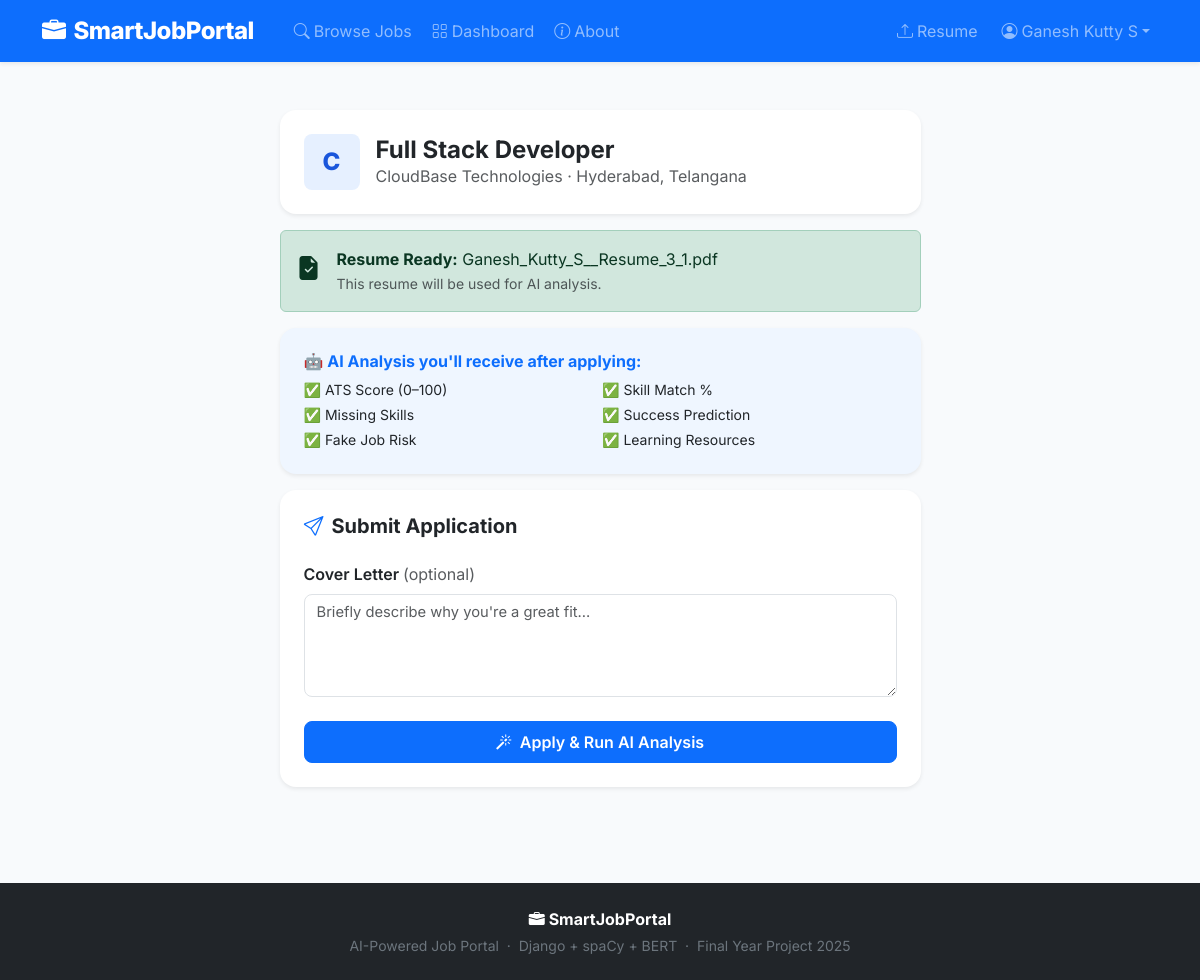
/jobs/2/apply/ (signed in), run on the app's committed database.
### jobportal/models.py (models this page shows, shortened)
class Job(models.Model):
    EMPLOYMENT_TYPES = [
        ('full_time','Full Time'), ('part_time','Part Time'),
        ('internship','Internship'), ('contract','Contract'), ('remote','Remote'),
    ]
    title               = models.CharField(max_length=200)
    company             = models.CharField(max_length=200)
    company_email       = models.EmailField()
    company_website     = models.URLField(blank=True)
    location            = models.CharField(max_length=100)
    employment_type     = models.CharField(max_length=20, choices=EMPLOYMENT_TYPES, default='full_time')
    description         = models.TextField()
    requirements        = models.TextField(blank=True)
    skills_required     = models.TextField()
    experience_required = models.CharField(max_length=50, default='0-1 years')
    salary_min          = models.PositiveIntegerField(default=0)
    salary_max          = models.PositiveIntegerField(default=0)
    posted_by           = models.ForeignKey(User, on_delete=models.CASCADE, related_name='posted_jobs')
    is_active           = models.BooleanField(default=True)
    posted_at           = models.DateTimeField(auto_now_add=True)
    deadline            = models.DateField(null=True, blank=True)
    fake_probability    = models.FloatField(default=0.0)
    fake_reasons        = models.TextField(blank=True)
    class Meta:
        ordering = ['-posted_at']

class UserProfile(models.Model):
    user        = models.OneToOneField(User, on_delete=models.CASCADE, related_name='profile')
    phone       = models.CharField(max_length=15, blank=True)
    location    = models.CharField(max_length=100, blank=True)
    bio         = models.TextField(blank=True)
    resume      = models.FileField(upload_to='resumes/', blank=True, null=True)
    resume_text = models.TextField(blank=True)
    skills      = models.TextField(blank=True)
    created_at  = models.DateTimeField(auto_now_add=True)
    updated_at  = models.DateTimeField(auto_now=True)

### jobportal/views.py (the view, shortened to what this page needs)
# urls.py: path('jobs/<int:job_id>/apply/',       views.apply_job,       name='apply_job'),
@login_required
def apply_job(request, job_id):
    job  = get_object_or_404(Job, id=job_id, is_active=True)
    prof, _ = UserProfile.objects.get_or_create(user=request.user)
    if Application.objects.filter(applicant=request.user,job=job).exists():
        messages.info(request,'You already applied.'); return redirect('job_detail',job_id=job.id)
    if not prof.resume:
        messages.warning(request,'Upload your resume first.'); return redirect('upload_resume')
    return render(request,'jobportal/apply_job.html',{'job':job,'profile':prof})

### templates/jobportal/apply_job.html (shortened to what this page needs)
{% extends 'base.html' %}{% block title %}Apply – {{ job.title }}{% endblock %}
{% block content %}
<div class="container py-5"><div class="row justify-content-center"><div class="col-md-7">
  <div class="card border-0 shadow-sm rounded-4 p-4 mb-3">
    <div class="d-flex gap-3 align-items-center">
      <div class="rounded-3 bg-primary bg-opacity-10 d-flex align-items-center justify-content-center flex-shrink-0 fw-800 fs-4" style="width:56px;height:56px;color:#1a56db">{{ job.company.0|upper }}</div>
      <div><h4 class="fw-700 mb-0">{{ job.title }}</h4><span class="text-muted">{{ job.company }} · {{ job.location }}</span></div>
    </div>
  </div>
  {% if profile.resume %}
  <div class="alert alert-success d-flex gap-3 align-items-start mb-3"><i class="bi bi-file-earmark-check-fill fs-4 mt-1"></i><div><strong>Resume Ready:</strong> {{ profile.resume.name|slice:"8:" }}<br><small class="text-muted">This resume will be used for AI analysis.</small></div></div>
  {% else %}
  <div class="alert alert-danger mb-3"><i class="bi bi-exclamation-triangle me-2"></i>No resume uploaded. <a href="{% url 'upload_resume' %}">Upload your resume first.</a></div>
  {% endif %}
  <div class="card border-0 shadow-sm rounded-4 p-4 mb-3" style="background:#eff6ff">
    <h6 class="fw-700 text-primary mb-2">🤖 AI Analysis you'll receive after applying:</h6>
    <div class="row g-1 small">
      <div class="col-6">✅ ATS Score (0–100)</div><div class="col-6">✅ Skill Match %</div>
      <div class="col-6">✅ Missing Skills</div><div class="col-6">✅ Success Prediction</div>
      <div class="col-6">✅ Fake Job Risk</div><div class="col-6">✅ Learning Resources</div>
    </div>
  </div>
  <div class="card border-0 shadow-sm rounded-4 p-4">
    <h5 class="fw-700 mb-4"><i class="bi bi-send text-primary me-2"></i>Submit Application</h5>
    <form method="POST" id="applyForm">{% csrf_token %}
      <div class="mb-4"><label class="form-label fw-600">Cover Letter <span class="text-muted fw-normal">(optional)</span></label>
      <textarea name="cover_letter" class="form-control" rows="4" placeholder="Briefly describe why you're a great fit..."></textarea></div>
      <button type="submit" class="btn btn-primary w-100 py-2 fw-600 rounded-3" id="submitBtn" {% if not profile.resume %}disabled{% endif %}>
        <i class="bi bi-magic me-2"></i>Apply & Run AI Analysis
      </button>
    </form>
  </div>
</div></div></div>
{% endblock %}

### templates/base.html (shortened to what this page needs)
{% load static %}
<!DOCTYPE html>
<html lang="en">
<head>
<link href="https://cdn.jsdelivr.net/npm/bootstrap@5.3.2/dist/css/bootstrap.min.css" rel="stylesheet">
<link href="https://cdn.jsdelivr.net/npm/bootstrap-icons@1.11.3/font/bootstrap-icons.css" rel="stylesheet">
<link rel="stylesheet" href="{% static 'css/main.css' %}">
</head>
<body>
<nav class="navbar navbar-expand-lg navbar-dark bg-primary sticky-top shadow-sm">
  <div class="container">
    <a class="navbar-brand fw-800 fs-4" href="{% url 'home' %}"><i class="bi bi-briefcase-fill me-2"></i>SmartJobPortal</a>
    <div class="collapse navbar-collapse" id="nav">
      <ul class="navbar-nav me-auto ms-3 gap-1">
        <li class="nav-item"><a class="nav-link" href="{% url 'job_list' %}"><i class="bi bi-search me-1"></i>Browse Jobs</a></li>
        {% if user.is_authenticated %}<li class="nav-item"><a class="nav-link" href="{% url 'dashboard' %}"><i class="bi bi-grid me-1"></i>Dashboard</a></li>{% endif %}
        <li class="nav-item"><a class="nav-link" href="{% url 'about' %}"><i class="bi bi-info-circle me-1"></i>About</a></li>
      </ul>
      <ul class="navbar-nav gap-2 align-items-center">
        {% if user.is_authenticated %}
        <li class="nav-item"><a class="nav-link" href="{% url 'upload_resume' %}"><i class="bi bi-upload me-1"></i>Resume</a></li>
        <li class="nav-item dropdown">
          <a class="nav-link dropdown-toggle" href="#" data-bs-toggle="dropdown"><i class="bi bi-person-circle me-1"></i>{{ user.get_full_name|default:user.username }}</a>
        </li>
        {% else %}
        <li class="nav-item"><a class="nav-link" href="{% url 'login' %}">Login</a></li>
        <li class="nav-item"><a class="btn btn-light text-primary fw-600 px-3 py-1 rounded-pill" href="{% url 'register' %}">Sign Up Free</a></li>
        {% endif %}
      </ul>
    </div>
  </div>
</nav>
<main>{% block content %}{% endblock %}</main>
<footer class="bg-dark text-secondary py-4 mt-5">
  <div class="container text-center">
    <p class="mb-1 fw-700 text-white"><i class="bi bi-briefcase-fill me-1"></i>SmartJobPortal</p>
    <p class="small mb-0">AI-Powered Job Portal &nbsp;·&nbsp; Django + spaCy + BERT &nbsp;·&nbsp; Final Year Project 2025</p>
  </div>
</footer>
</body></html>

### static/css/main.css (style rules this page uses)
body { font-family: 'Inter', sans-serif; background: #f8fafc; color: #111827; }
.fw-600 { font-weight: 600 !important; }
.fw-700 { font-weight: 700 !important; }
.fw-800 { font-weight: 800 !important; }
.form-control, .form-select { border-radius: 8px; font-size: .92rem; }
.btn { font-weight: 600; }
.navbar-brand { letter-spacing: -.5px; }

### data on the page
Job: company.0 "C", title "Full Stack Developer", company "CloudBase Technologies", location "Hyderabad, Telangana"
UserProfile: resume.name "Ganesh_Kutty_S__Resume_3_1.pdf"

### other printed values
{{ user.get_full_name|default:user.username }} "Ganesh Kutty S"
